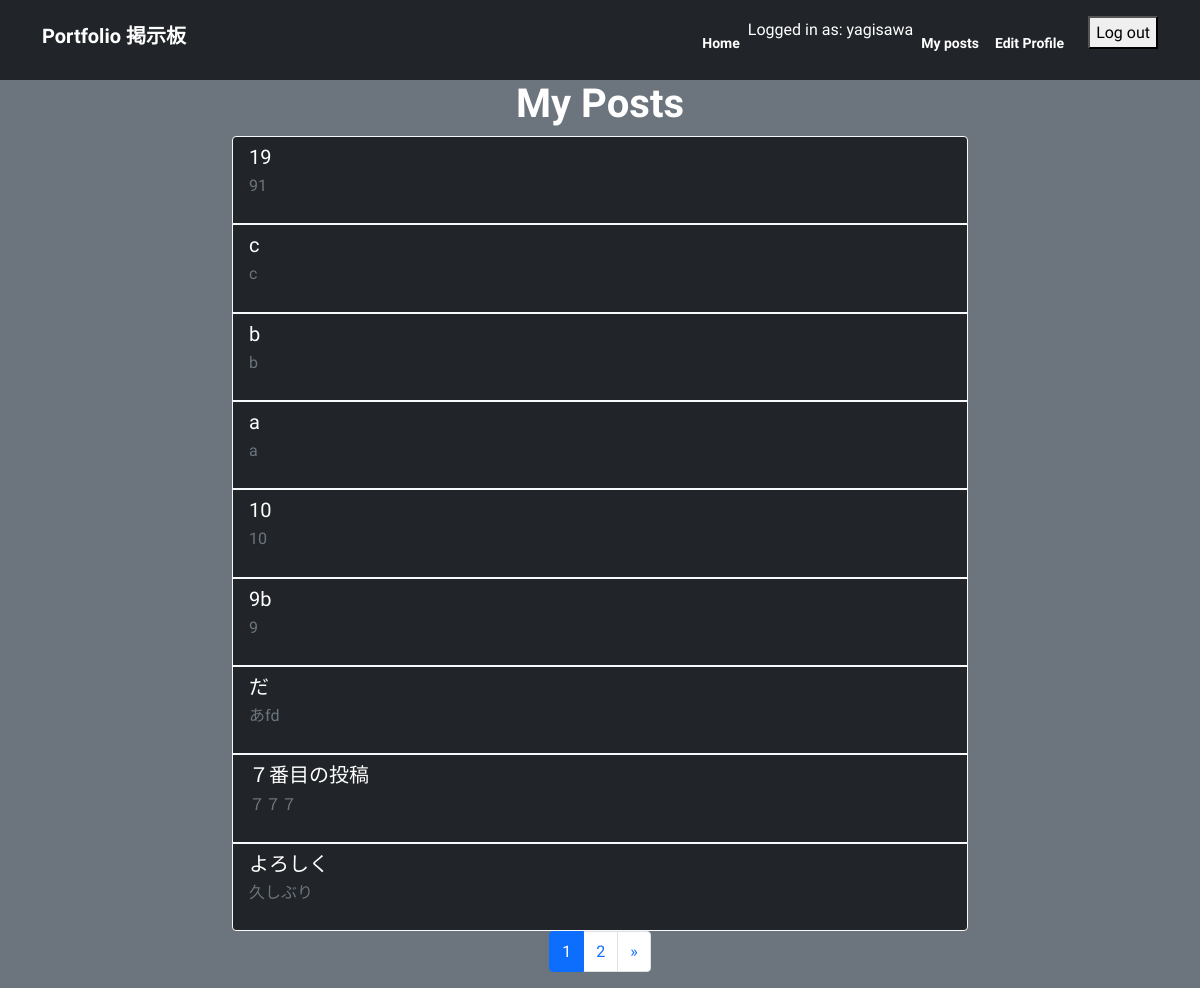
Before: /my_posts/ (signed in) with the older database file.
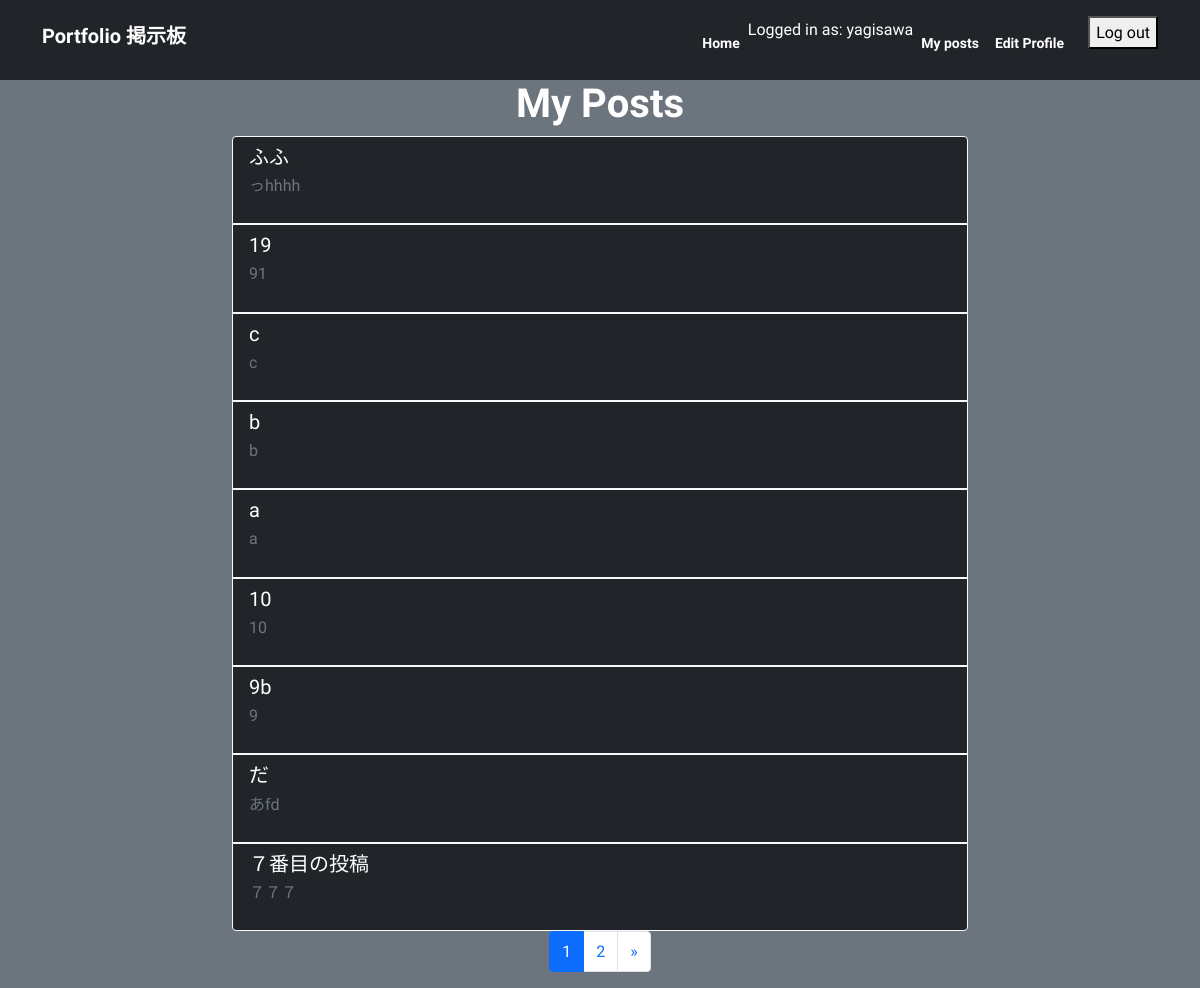
After: the same page with the newer database file.
### myapp/models.py (models this page shows, shortened)
class Post(models.Model):
    title = models.CharField(max_length=200)
    content = models.TextField()
    author = models.ForeignKey(User, on_delete=models.CASCADE)
    created_at = models.DateTimeField(auto_now_add=True)
    updated_at = models.DateTimeField(auto_now=True)
    likes = models.ManyToManyField(settings.AUTH_USER_MODEL, related_name='likes', blank=True)
    views = models.IntegerField(default=0)
    icon = models.ImageField(upload_to='icons/', blank=True, null=True)

### myapp/views.py (the view)
# urls.py: path('my_posts/', my_posts, name='my_posts'),
def my_posts(request):
    user = request.user
    print(user)
    posts = Post.objects.filter(author=user).order_by('-id')
    paginator = Paginator(posts, 9)
    page_number = request.GET.get('page')
    user_posts = paginator.get_page(page_number)
    ranked_posts = Post.objects.order_by('-views')[:10]
    return render(request, 'myapp/my_posts.html', {'user_posts': user_posts, 'ranked_posts': ranked_posts})

### myapp/templates/myapp/my_posts.html (shortened to what this page needs)
{% extends 'base.html' %}
{% block content %}
<div class="container">
  <div class="row justify-content-center">
    <div class="col-md-8">
      <h1 class="text-center">My Posts</h1>
      {% if user_posts %}
        <ul class="list-group">
          {% for post in user_posts %}
            <li class="list-group-item text-white bg-dark border border-light">
              <a href="{% url 'post_detail' post.id %}" class="h5">{{ post.title }}</a>
              <p class="text-muted">{{ post.content|truncatechars:100 }}</p>
            </li>
          {% endfor %}
        </ul>
        {% if user_posts.has_other_pages and user_posts.paginator.num_pages > 1 %}
          <nav aria-label="Post navigation">
            <ul class="pagination justify-content-center">
              <li class="page-item active">
                <a class="page-link" href="?page={{ user_posts.number }}">{{ user_posts.number }}</a>
              </li>
              {% if user_posts.has_next %}
                <li class="page-item">
                  <a class="page-link" href="?page={{ user_posts.next_page_number }}">{{ user_posts.next_page_number }}</a>
                </li>
                <li class="page-item">
                  <a class="page-link" href="?page={{ user_posts.paginator.num_pages }}">&raquo;</a>
                </li>
              {% endif %}
            </ul>
          </nav>
        {% endif %}
      {% else %}
        <p class="text-center text-white">You haven't created any posts yet.</p>
      {% endif %}
    </div>
  </div>
</div>
{% endblock %}

Changed rows visible on the page:
no longer on this page (row unchanged): Post: title "よろしく", content "久しぶり"
added Post: title "ふふ", content "っhhhh"
